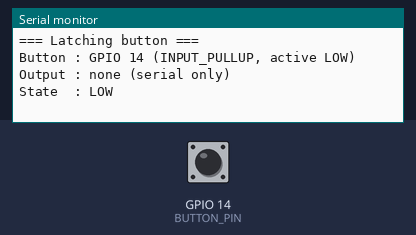
Bench run of a sketch on a simulated ESP32-S3. On the bench: the last lines printed to the serial monitor. The test bench sets the inputs (shaded band); at power-on: GPIO 14 (BUTTON_PIN) HIGH.

Above: at 1.4 s.
1.5 s: GPIO 14 (BUTTON_PIN) pulled LOW for 0.15 s
At 2.7 s:
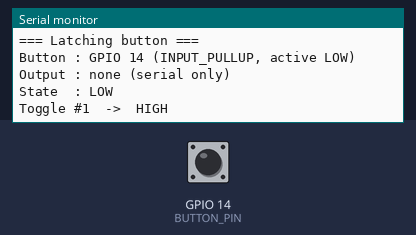
3.1 s: GPIO 14 (BUTTON_PIN) pulled LOW for 1 s
At 3.9 s:
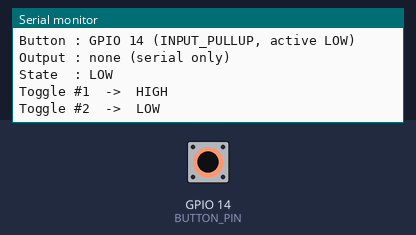
5.6 s: GPIO 14 (BUTTON_PIN) pulled LOW for 1 s
At 7.7 s:
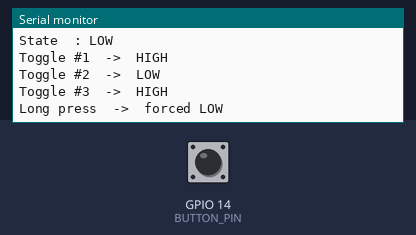

The sketch:

button-state.ino
```cpp
/*
 * button-state.ino — latching pushbutton for ESP32-S3.
 *
 * One press sets the state HIGH and it stays HIGH. The next press sets it LOW
 * and it stays LOW. Repeats indefinitely.
 *
 * WIRING
 *   One switch leg   -> GPIO 14
 *   Its DIAGONAL leg -> GND
 *   No external resistor; the internal pull-up handles it. Pressed reads LOW.
 *
 * The state lives in RAM, so it returns to OFF after a reset or brownout.
 * For an arming latch that is the behaviour you want — do not "fix" it by
 * saving to NVS, or the robot will come back armed after a power glitch.
 */

#include <Arduino.h>

// ---------------------------------------------------------------- config ----

static const uint8_t BUTTON_PIN = 14;

// Set to a free GPIO to drive an LED or a driver enable line that mirrors the
// latch. Leave at -1 for serial output only.
static const int8_t OUTPUT_PIN = -1;

static const uint32_t DEBOUNCE_MS   = 25;
static const uint32_t LONG_PRESS_MS = 800;

static const bool ACTIVE_LOW = true;

// A long press always forces the latch OFF, never ON. A deliberate hold should
// only ever be able to make things safer, not arm something by accident.
static const bool LONG_PRESS_FORCES_OFF = true;

// ----------------------------------------------------------------- state ----

static bool     latched      = false;  // the thing you actually care about
static bool     rawLast      = false;
static bool     stableState  = false;  // debounced button: true == pressed
static uint32_t lastChangeMs = 0;
static uint32_t pressStartMs = 0;
static bool     longFired    = false;
static uint32_t toggleCount  = 0;

// --------------------------------------------------------------- helpers ----

static bool readPressed() {
  const int level = digitalRead(BUTTON_PIN);
  return ACTIVE_LOW ? (level == LOW) : (level == HIGH);
}

static void applyLatch() {
  if (OUTPUT_PIN >= 0) {
    digitalWrite((uint8_t)OUTPUT_PIN, latched ? HIGH : LOW);
  }
}

// ----------------------------------------------------------------- setup ----

void setup() {
  Serial.begin(115200);
  while (!Serial && millis() < 3000) { delay(10); }
  delay(200);

  pinMode(BUTTON_PIN, INPUT_PULLUP);
  if (OUTPUT_PIN >= 0) {
    pinMode((uint8_t)OUTPUT_PIN, OUTPUT);
  }

  // Seed from the real pin so a button held at boot is not read as a press.
  rawLast      = readPressed();
  stableState  = rawLast;
  lastChangeMs = millis();

  latched = false;
  applyLatch();

  Serial.println();
  Serial.println("=== Latching button ===");
  Serial.printf("Button : GPIO %u (INPUT_PULLUP, active %s)\n",
                BUTTON_PIN, ACTIVE_LOW ? "LOW" : "HIGH");
  if (OUTPUT_PIN >= 0) {
    Serial.printf("Output : GPIO %d mirrors the latch\n", (int)OUTPUT_PIN);
  } else {
    Serial.println("Output : none (serial only)");
  }
  Serial.println("State  : LOW");
  Serial.println();
}

// ------------------------------------------------------------------ loop ----

void loop() {
  const uint32_t now = millis();
  const bool raw = readPressed();

  if (raw != rawLast) {
    rawLast = raw;
    lastChangeMs = now;
  }

  if ((now - lastChangeMs) >= DEBOUNCE_MS && raw != stableState) {
    stableState = raw;

    if (stableState) {
      // Rising edge of a debounced press. This single line is the latch.
      latched = !latched;
      applyLatch();

      toggleCount++;
      pressStartMs = now;
      longFired = false;

      Serial.printf("Toggle #%lu  ->  %s\n",
                    (unsigned long)toggleCount,
                    latched ? "HIGH" : "LOW");
    }
    // Release does nothing. The latch only moves on press.
  }

  if (LONG_PRESS_FORCES_OFF &&
      stableState && !longFired && (now - pressStartMs) >= LONG_PRESS_MS) {
    longFired = true;
    if (latched) {
      latched = false;
      applyLatch();
      Serial.println("Long press  ->  forced LOW");
    }
  }

  // latched is now a plain boolean you can read anywhere:
  //   if (latched) { runMotors(); } else { stopMotors(); }
}
```

Measured:
- after the input at 1.5 s, the serial monitor: prints a new line at once (image 1)
- after the input at 3.1 s, the serial monitor: prints a new line at once (image 2)
- after the input at 5.6 s, the serial monitor: prints a new line at once (image 3)
